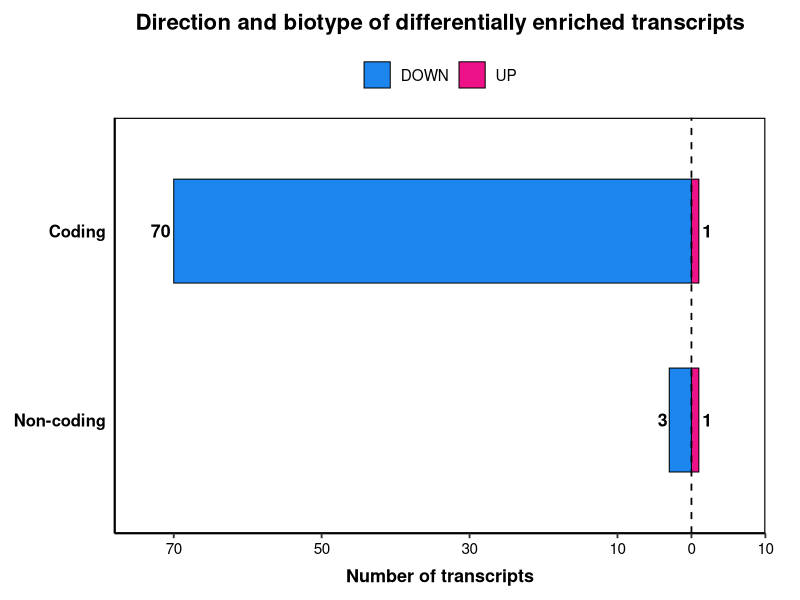

This chart was generated by the following R code:
#----------------------------------------------------------
# Diverging bar plot: direction and transcript biotype
# Aesthetic matched to the volcano plot
#----------------------------------------------------------

library(ggplot2)
library(dplyr)

# Verify these counts before final use
transcript.summary <- data.frame(
  biotype = c(
    "Coding",
    "Coding",
    "Non-coding",
    "Non-coding"
  ),
  direction = c(
    "DOWN",
    "UP",
    "DOWN",
    "UP"
  ),
  count = c(
    70,
    1,
    3,
    1
  )
)

# Negative values are used to place downregulated transcripts
# on the left side of the plot
transcript.summary <- transcript.summary %>%
  mutate(
    plot_count = ifelse(
      direction == "DOWN",
      -count,
      count
    )
  )

# Order of categories
transcript.summary$biotype <- factor(
  transcript.summary$biotype,
  levels = c("Non-coding", "Coding")
)

transcript.summary$direction <- factor(
  transcript.summary$direction,
  levels = c("DOWN", "UP")
)

# Create plot
transcript.summary.plot <- ggplot(
  transcript.summary,
  aes(
    x = plot_count,
    y = biotype,
    fill = direction
  )
) +
  geom_col(
    width = 0.55,
    color = "black",
    linewidth = 0.35
  ) +
  
  # Number of transcripts
  geom_text(
    aes(
      label = count,
      hjust = ifelse(plot_count < 0, 1.15, -0.35)
    ),
    size = 4.5,
    fontface = "bold"
  ) +
  
  # Central line separating down- and upregulated transcripts
  geom_vline(
    xintercept = 0,
    linetype = "dashed",
    linewidth = 0.6,
    color = "black"
  ) +
  
  scale_fill_manual(
    values = c(
      "DOWN" = "dodgerblue2",
      "UP" = "deeppink2"
    )
  ) +
  
  scale_x_continuous(
    breaks = c(-70, -50, -30, -10, 0, 10),
    labels = abs,
    limits = c(-78, 10),
    expand = expansion(mult = c(0, 0))
  ) +
  
  labs(
    title = "Direction and biotype of differentially enriched transcripts",
    x = "Number of transcripts",
    y = NULL,
    fill = NULL
  ) +
  
  theme_classic(base_size = 14) +
  
  theme(
    plot.title = element_text(
      hjust = 0.5,
      face = "bold",
      size = 16,
      margin = margin(b = 12)
    ),
    
    legend.position = "top",
    legend.text = element_text(
      size = 11,
      color = "black"
    ),
    legend.key.size = unit(0.7, "cm"),
    
    axis.title.x = element_text(
      face = "bold",
      size = 13,
      margin = margin(t = 8)
    ),
    
    axis.text.x = element_text(
      size = 11,
      color = "black"
    ),
    
    axis.text.y = element_text(
      size = 12,
      face = "bold",
      color = "black"
    ),
    
    axis.ticks.y = element_blank(),
    
    panel.border = element_rect(
      color = "black",
      fill = NA,
      linewidth = 0.8
    ),
    
    panel.grid = element_blank(),
    
    plot.margin = margin(
      t = 10,
      r = 25,
      b = 10,
      l = 10
    )
  )

# Show plot
transcript.summary.plot
